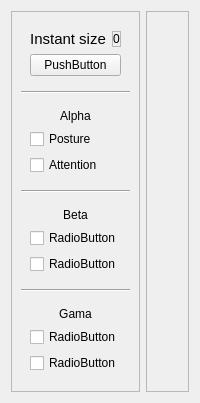
          <widget class="QWidget" name="tab_15">
           <attribute name="title">
            <string>Adaptation</string>
           </attribute>
           <layout class="QGridLayout" name="gridLayout_12">
            <item row="0" column="0">
             <widget class="QFrame" name="frame_72">
              <property name="maximumSize">
               <size>
                <width>155</width>
                <height>16777215</height>
               </size>
              </property>
              <property name="frameShape">
               <enum>QFrame::StyledPanel</enum>
              </property>
              <property name="frameShadow">
               <enum>QFrame::Raised</enum>
              </property>
              <layout class="QVBoxLayout" name="verticalLayout_24">
               <item>
                <widget class="QWidget" name="widget_24" native="true">
                 <layout class="QGridLayout" name="gridLayout_65">
                  <item row="0" column="0">
                   <widget class="QLabel" name="label_227">
                    <property name="font">
                     <font>
                      <pointsize>11</pointsize>
                     </font>
                    </property>
                    <property name="text">
                     <string>Instant size</string>
                    </property>
                    <property name="alignment">
                     <set>Qt::AlignCenter</set>
                    </property>
                   </widget>
                  </item>
                  <item row="0" column="1">
                   <widget class="QLabel" name="label_228">
                    <property name="maximumSize">
                     <size>
                      <width>51</width>
                      <height>16</height>
                     </size>
                    </property>
                    <property name="frameShape">
                     <enum>QFrame::StyledPanel</enum>
                    </property>
                    <property name="text">
                     <string>0</string>
                    </property>
                    <property name="alignment">
                     <set>Qt::AlignCenter</set>
                    </property>
                   </widget>
                  </item>
                  <item row="2" column="0" colspan="2">
                   <widget class="QPushButton" name="pushButton_6">
                    <property name="text">
                     <string>PushButton</string>
                    </property>
                   </widget>
                  </item>
                 </layout>
                </widget>
               </item>
               <item>
                <widget class="Line" name="line_2">
                 <property name="orientation">
                  <enum>Qt::Horizontal</enum>
                 </property>
                </widget>
               </item>
               <item>
                <widget class="QWidget" name="widget_7" native="true">
                 <property name="maximumSize">
                  <size>
                   <width>151</width>
                   <height>93</height>
                  </size>
                 </property>
                 <layout class="QVBoxLayout" name="verticalLayout_26">
                  <item>
                   <widget class="QLabel" name="label_229">
                    <property name="layoutDirection">
                     <enum>Qt::LeftToRight</enum>
                    </property>
                    <property name="text">
                     <string>Alpha</string>
                    </property>
                    <property name="alignment">
                     <set>Qt::AlignCenter</set>
                    </property>
                   </widget>
                  </item>
                  <item>
                   <widget class="QCheckBox" name="checkBox_6">
                    <property name="layoutDirection">
                     <enum>Qt::LeftToRight</enum>
                    </property>
                    <property name="text">
                     <string>Posture</string>
                    </property>
                   </widget>
                  </item>
                  <item>
                   <widget class="QCheckBox" name="checkBox_7">
                    <property name="layoutDirection">
                     <enum>Qt::LeftToRight</enum>
                    </property>
                    <property name="autoFillBackground">
                     <bool>true</bool>
                    </property>
                    <property name="text">
                     <string>Attention</string>
                    </property>
                   </widget>
                  </item>
                 </layout>
                </widget>
               </item>
               <item>
                <widget class="Line" name="line_3">
                 <property name="orientation">
                  <enum>Qt::Horizontal</enum>
                 </property>
                </widget>
               </item>
               <item>
                <widget class="QWidget" name="widget_6" native="true">
                 <property name="maximumSize">
                  <size>
                   <width>151</width>
                   <height>93</height>
                  </size>
                 </property>
                 <layout class="QVBoxLayout" name="verticalLayout_25">
                  <item>
                   <widget class="QLabel" name="label_231">
                    <property name="text">
                     <string>Beta</string>
                    </property>
                    <property name="alignment">
                     <set>Qt::AlignCenter</set>
                    </property>
                   </widget>
                  </item>
                  <item>
                   <widget class="QCheckBox" name="checkBox_3">
                    <property name="layoutDirection">
                     <enum>Qt::LeftToRight</enum>
                    </property>
                    <property name="text">
                     <string>RadioButton</string>
                    </property>
                   </widget>
                  </item>
                  <item>
                   <widget class="QCheckBox" name="checkBox_2">
                    <property name="layoutDirection">
                     <enum>Qt::LeftToRight</enum>
                    </property>
                    <property name="autoFillBackground">
                     <bool>true</bool>
                    </property>
                    <property name="text">
                     <string>RadioButton</string>
                    </property>
                   </widget>
                  </item>
                 </layout>
                </widget>
               </item>
               <item>
                <widget class="Line" name="line_5">
                 <property name="orientation">
                  <enum>Qt::Horizontal</enum>
                 </property>
                </widget>
               </item>
               <item>
                <widget class="QWidget" name="widget_8" native="true">
                 <property name="maximumSize">
                  <size>
                   <width>151</width>
                   <height>93</height>
                  </size>
                 </property>
                 <layout class="QVBoxLayout" name="verticalLayout_27">
                  <item>
                   <widget class="QLabel" name="label_233">
                    <property name="text">
                     <string>Gama</string>
                    </property>
                    <property name="alignment">
                     <set>Qt::AlignCenter</set>
                    </property>
                   </widget>
                  </item>
                  <item>
                   <widget class="QCheckBox" name="checkBox_8">
                    <property name="layoutDirection">
                     <enum>Qt::LeftToRight</enum>
                    </property>
                    <property name="text">
                     <string>RadioButton</string>
                    </property>
                   </widget>
                  </item>
                  <item>
                   <widget class="QCheckBox" name="checkBox_9">
                    <property name="layoutDirection">
                     <enum>Qt::LeftToRight</enum>
                    </property>
                    <property name="autoFillBackground">
                     <bool>true</bool>
                    </property>
                    <property name="text">
                     <string>RadioButton</string>
                    </property>
                   </widget>
                  </item>
                 </layout>
                </widget>
               </item>
              </layout>
             </widget>
            </item>
            <item row="0" column="1">
             <widget class="QFrame" name="frame_24">
              <property name="frameShape">
               <enum>QFrame::StyledPanel</enum>
              </property>
              <property name="frameShadow">
               <enum>QFrame::Raised</enum>
              </property>
              <layout class="QGridLayout" name="gridLayout_68">
               <item row="0" column="0">
                <widget class="QLabel" name="label_38">
                 <property name="text">
                  <string/>
                 </property>
                 <property name="pixmap">
                  <pixmap resource="imgs.qrc">:/imgs/no-image-icon-11.PNG</pixmap>
                 </property>
                 <property name="scaledContents">
                  <bool>true</bool>
                 </property>
                </widget>
               </item>
              </layout>
             </widget>
            </item>
           </layout>
          </widget>
